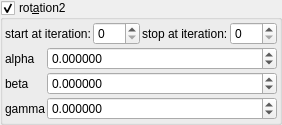
    <widget class="MyGroupBox" name="groupCheck_transf_rotation2_enabled_false">
     <property name="title">
      <string>rot&amp;ation2</string>
     </property>
     <property name="checkable">
      <bool>true</bool>
     </property>
     <layout class="QVBoxLayout" name="verticalLayout_9" stretch="0,0">
      <property name="spacing">
       <number>2</number>
      </property>
      <property name="leftMargin">
       <number>2</number>
      </property>
      <property name="topMargin">
       <number>2</number>
      </property>
      <property name="rightMargin">
       <number>2</number>
      </property>
      <property name="bottomMargin">
       <number>2</number>
      </property>
      <item>
       <layout class="QHBoxLayout" name="horizontalLayout_5" stretch="0,1,0,1">
        <item>
         <widget class="QLabel" name="label_90">
          <property name="text">
           <string>start at iteration:</string>
          </property>
         </widget>
        </item>
        <item>
         <widget class="MySpinBox" name="spinboxInt_transf_start_iterations_C">
          <property name="sizePolicy">
           <sizepolicy hsizetype="Minimum" vsizetype="Maximum">
            <horstretch>0</horstretch>
            <verstretch>0</verstretch>
           </sizepolicy>
          </property>
          <property name="minimum">
           <number>0</number>
          </property>
          <property name="maximum">
           <number>999</number>
          </property>
          <property name="value">
           <number>0</number>
          </property>
         </widget>
        </item>
        <item>
         <widget class="QLabel" name="label_62">
          <property name="text">
           <string>stop at iteration:</string>
          </property>
         </widget>
        </item>
        <item>
         <widget class="MySpinBox" name="spinboxInt_transf_stop_iterations_C">
          <property name="sizePolicy">
           <sizepolicy hsizetype="Preferred" vsizetype="Maximum">
            <horstretch>0</horstretch>
            <verstretch>0</verstretch>
           </sizepolicy>
          </property>
          <property name="maximum">
           <number>999</number>
          </property>
         </widget>
        </item>
       </layout>
      </item>
      <item>
       <layout class="QGridLayout" name="gridLayout_28" columnstretch="0,1">
        <property name="spacing">
         <number>2</number>
        </property>
        <item row="1" column="0">
         <widget class="QLabel" name="label_58">
          <property name="text">
           <string notr="true">beta</string>
          </property>
         </widget>
        </item>
        <item row="2" column="0">
         <widget class="QLabel" name="label_59">
          <property name="text">
           <string notr="true">gamma</string>
          </property>
         </widget>
        </item>
        <item row="0" column="0">
         <widget class="QLabel" name="label_46">
          <property name="text">
           <string notr="true">alpha</string>
          </property>
         </widget>
        </item>
        <item row="0" column="1">
         <widget class="MyDoubleSpinBox" name="spinboxd3_transf_rotation_x">
          <property name="sizePolicy">
           <sizepolicy hsizetype="Minimum" vsizetype="Maximum">
            <horstretch>0</horstretch>
            <verstretch>0</verstretch>
           </sizepolicy>
          </property>
          <property name="prefix">
           <string/>
          </property>
          <property name="suffix">
           <string/>
          </property>
          <property name="decimals">
           <number>6</number>
          </property>
          <property name="minimum">
           <double>-36000.000000000000000</double>
          </property>
          <property name="maximum">
           <double>36000.000000000000000</double>
          </property>
          <property name="singleStep">
           <double>1.000000000000000</double>
          </property>
         </widget>
        </item>
        <item row="1" column="1">
         <widget class="MyDoubleSpinBox" name="spinboxd3_transf_rotation_y">
          <property name="sizePolicy">
           <sizepolicy hsizetype="Minimum" vsizetype="Maximum">
            <horstretch>0</horstretch>
            <verstretch>0</verstretch>
           </sizepolicy>
          </property>
          <property name="prefix">
           <string/>
          </property>
          <property name="suffix">
           <string/>
          </property>
          <property name="decimals">
           <number>6</number>
          </property>
          <property name="minimum">
           <double>-36000.000000000000000</double>
          </property>
          <property name="maximum">
           <double>36000.000000000000000</double>
          </property>
          <property name="singleStep">
           <double>1.000000000000000</double>
          </property>
         </widget>
        </item>
        <item row="2" column="1">
         <widget class="MyDoubleSpinBox" name="spinboxd3_transf_rotation_z">
          <property name="sizePolicy">
           <sizepolicy hsizetype="Minimum" vsizetype="Maximum">
            <horstretch>0</horstretch>
            <verstretch>0</verstretch>
           </sizepolicy>
          </property>
          <property name="prefix">
           <string/>
          </property>
          <property name="suffix">
           <string/>
          </property>
          <property name="decimals">
           <number>6</number>
          </property>
          <property name="minimum">
           <double>-36000.000000000000000</double>
          </property>
          <property name="maximum">
           <double>36000.000000000000000</double>
          </property>
          <property name="singleStep">
           <double>1.000000000000000</double>
          </property>
         </widget>
        </item>
       </layout>
      </item>
     </layout>
    </widget>
